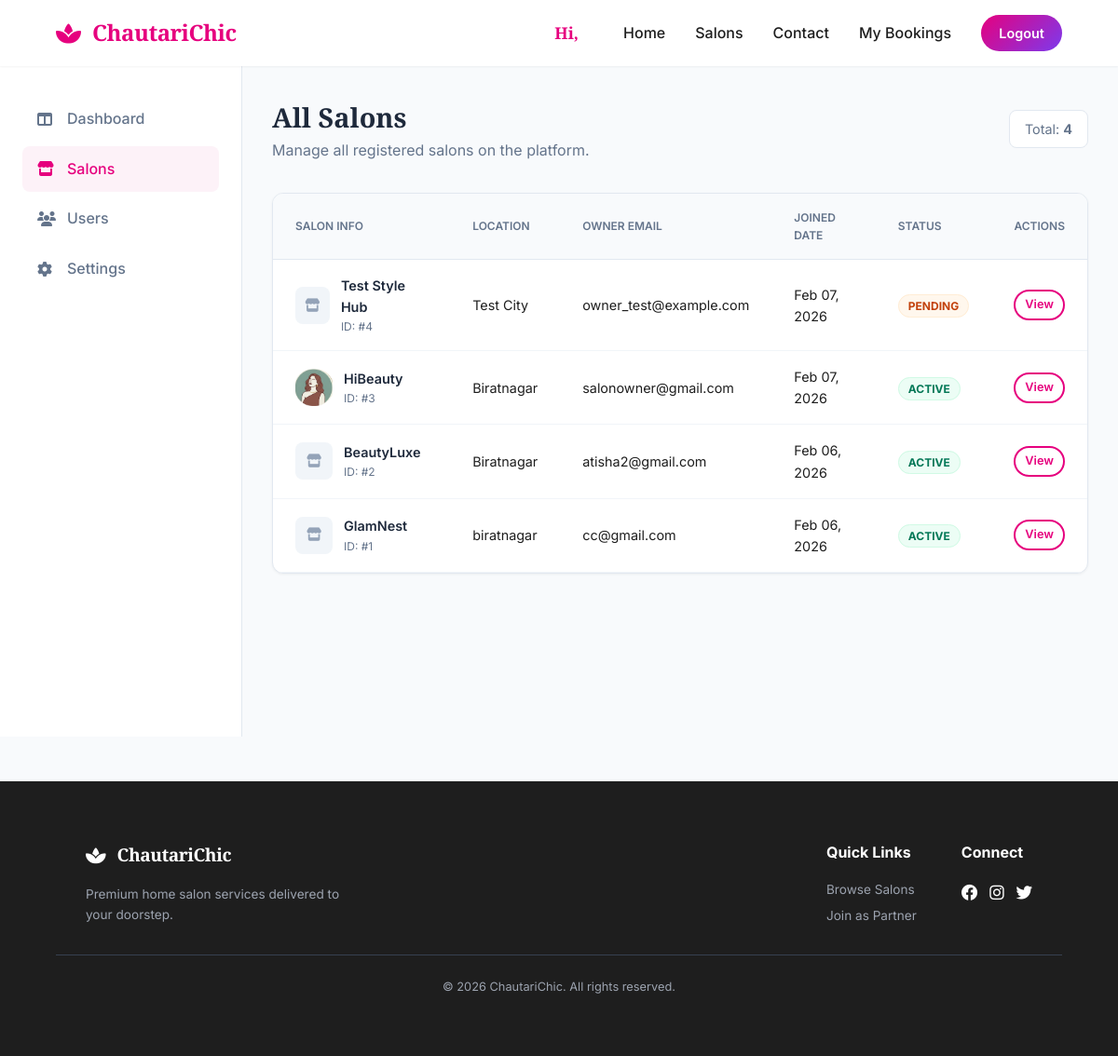
/salon/admin/salons/ (signed in), run on the app's committed database.
### salon/models.py (models this page shows, shortened)
class Salon(models.Model):
    owner = models.OneToOneField(
        settings.AUTH_USER_MODEL,
        on_delete=models.CASCADE,
        related_name='salon'
    )
    name = models.CharField(max_length=200)
    description = models.TextField()
    location = models.CharField(max_length=255)
    contact_number = models.CharField(max_length=20)
    opening_time = models.TimeField()
    closing_time = models.TimeField()
    logo = models.ImageField(upload_to='salon_logos/', null=True, blank=True)
    is_approved = models.BooleanField(default=False)
    is_active = models.BooleanField(default=True)
    created_at = models.DateTimeField(auto_now_add=True)

### accounts/models.py (models this page shows, shortened)
class User(AbstractUser):
    USER_TYPE_CHOICES = (
        ('super_admin', 'Super Admin'),
        ('salon_owner', 'Salon Owner'),
        ('customer', 'Customer'),
    )
    user_type = models.CharField(max_length=20, choices=USER_TYPE_CHOICES, default='customer')
    phone_number = models.CharField(max_length=15, unique=True, null=True, blank=True)

### salon/views.py (the view)
# urls.py: path('admin/salons/', views.AdminSalonListView.as_view(), name='admin_salon_list'),
class AdminSalonListView(LoginRequiredMixin, SuperAdminRequiredMixin, ListView):
    model = Salon
    template_name = 'salon/admin_salon_list.html'
    context_object_name = 'salons'
    queryset = Salon.objects.all().order_by('-created_at')

### salon/views.py (called while the page is built)
    def test_func(self):
        return self.request.user.is_authenticated and (self.request.user.user_type == 'super_admin' or self.request.user.is_superuser)

### salon/templates/salon/admin_salon_list.html (shortened to what this page needs)
{% extends 'salon/base.html' %}
{% block content %}
<div class="dashboard-container">
    <aside class="sidebar">
        <nav>
            <a href="{% url 'salon:superadmin_dashboard' %}" class="sidebar-link"><i class="fas fa-columns"
                    style="width: 20px;"></i> Dashboard</a>
            <a href="{% url 'salon:admin_salon_list' %}" class="sidebar-link active"><i class="fas fa-store"
                    style="width: 20px;"></i> Salons</a>
            <a href="{% url 'salon:admin_user_list' %}" class="sidebar-link"><i class="fas fa-users"
                    style="width: 20px;"></i> Users</a>
            <a href="#" class="sidebar-link"><i class="fas fa-cog" style="width: 20px;"></i> Settings</a>
        </nav>
    </aside>
    <main class="main-content">
        <div style="margin-bottom: 2rem; display: flex; justify-content: space-between; align-items: center;">
            <div>
                <h1 style="font-family: var(--font-heading); font-size: 1.8rem; color: var(--admin-text);">All Salons
                </h1>
                <p style="color: var(--admin-muted);">Manage all registered salons on the platform.</p>
            </div>
            <div
                style="background: white; padding: 8px 16px; border-radius: 8px; border: 1px solid #e2e8f0; color: var(--admin-muted); font-size: 0.9rem;">
                Total: <strong>{{ salons.count }}</strong>
            </div>
        </div>
        <div class="table-container">
            <div style="overflow-x: auto;">
                <table class="admin-table">
                    <thead>
                        <tr>
                            <th>Salon Info</th>
                            <th>Location</th>
                            <th>Owner Email</th>
                            <th>Joined Date</th>
                            <th>Status</th>
                            <th style="text-align: right;">Actions</th>
                        </tr>
                    </thead>
                    <tbody>
                        {% for salon in salons %}
                        <tr>
                            <td>
                                <div style="display: flex; align-items: center; gap: 12px;">
                                    {% if salon.logo %}
                                    <img src="{{ salon.logo.url }}"
                                        style="width: 40px; height: 40px; border-radius: 8px; object-fit: cover;">
                                    {% else %}
                                    <div
                                        style="width: 40px; height: 40px; border-radius: 8px; background: #f1f5f9; display: flex; align-items: center; justify-content: center; color: #94a3b8;">
                                        <i class="fas fa-store"></i>
                                    </div>
                                    {% endif %}
                                    <div>
                                        <div style="font-weight: 600; color: #1e293b;">{{ salon.name }}</div>
                                        <div style="font-size: 0.75rem; color: #64748b;">ID: #{{ salon.pk }}</div>
                                    </div>
                                </div>
                            </td>
                            <td>{{ salon.location }}</td>
                            <td>{{ salon.owner.email }}</td>
                            <td>{{ salon.created_at|date:"M d, Y" }}</td>
                            <td>
                                {% if not salon.is_approved %}
                                <span class="status-badge status-pending">Pending</span>
                                {% else %}
                                <span class="status-badge status-active">Active</span>
                                {% endif %}
                            </td>
                            <td style="text-align: right;">
                                <a href="#" class="btn btn-outline"
                                    style="padding: 4px 10px; font-size: 0.8rem; height: auto;">View</a>
                            </td>
                        </tr>
                        {% empty %}
                        <tr>
                            <td colspan="6" style="padding: 3rem; text-align: center; color: #94a3b8;">No salons found.
                            </td>
                        </tr>
                        {% endfor %}
                    </tbody>
                </table>
            </div>
        </div>
    </main>
</div>
{% endblock %}

### salon/templates/salon/base.html (style rules this page uses)
:root { --primary: #E6007E; --primary-gradient: linear-gradient(135deg, #E6007E 0%, #7C3AED 100%); --secondary: #7C3AED; --dark: #1E1E1E; --light: #FDF2F8; --white: #FFFFFF; --gray: #6B7280; --gray-light: #F3F4F6; --font-heading: 'Playfair Display', serif; --font-body: 'Inter', sans-serif; --transition: all 0.3s cubic-bezier(0.4, 0, 0.2, 1); --shadow-sm: 0 1px 2px 0 rgba(0, 0, 0, 0.05); --shadow-md: 0 4px 6px -1px rgba(0, 0, 0, 0.1); --shadow-lg: 0 10px 15px -3px rgba(0, 0, 0, 0.1); }
* { margin: 0; padding: 0; box-sizing: border-box; }
body { font-family: var(--font-body); background-color: var(--light); color: var(--dark); line-height: 1.6; }
.btn { padding: 0.75rem 1.5rem; border-radius: 9999px; font-weight: 600; cursor: pointer; transition: var(--transition); text-decoration: none; display: inline-flex; align-items: center; gap: 0.5rem; border: none; }
.btn-outline { border: 2px solid var(--primary); color: var(--primary); background: transparent; }

### salon/templates/salon/admin_salon_list.html (style rules this page uses)
:root { --admin-bg: #f8fafc; --admin-sidebar: #ffffff; --admin-text: #1e293b; --admin-muted: #64748b; --admin-primary: #E6007E; }
body { background: var(--admin-bg); }
.dashboard-container { display: flex; min-height: calc(100vh - 80px); }
.sidebar { width: 260px; background: var(--admin-sidebar); border-right: 1px solid #e2e8f0; padding: 2rem 1.5rem; display: flex; flex-direction: column; position: sticky; top: 80px; height: calc(100vh - 80px); flex-shrink: 0; }
.main-content { flex: 1; padding: 2rem; overflow-x: hidden; }
.sidebar-link { display: flex; align-items: center; gap: 12px; padding: 12px 16px; color: var(--admin-muted); text-decoration: none; border-radius: 8px; margin-bottom: 4px; font-weight: 500; transition: all 0.2s; }
.sidebar-link:hover, .sidebar-link.active { background: #fdf2f8; color: var(--admin-primary); }
.table-container { background: white; border-radius: 12px; border: 1px solid #e2e8f0; box-shadow: 0 1px 3px rgba(0, 0, 0, 0.05); overflow: hidden; }
.admin-table { width: 100%; border-collapse: collapse; }
.admin-table th { background: #f8fafc; padding: 1rem 1.5rem; text-align: left; font-size: 0.75rem; color: var(--admin-muted); text-transform: uppercase; font-weight: 600; border-bottom: 1px solid #e2e8f0; }
.admin-table td { padding: 1rem 1.5rem; border-bottom: 1px solid #f1f5f9; font-size: 0.9rem; }
.status-badge { padding: 4px 10px; border-radius: 99px; font-size: 0.75rem; font-weight: 700; text-transform: uppercase; }
.status-pending { background: #fff7ed; color: #c2410c; border: 1px solid #ffedd5; }
.status-active { background: #ecfdf5; color: #047857; border: 1px solid #d1fae5; }

### data on the page
Salon: name "Test Style Hub", pk "4", location "Test City", owner.email "owner_test@example.com", created_at "Feb 07, 2026", is_approved "PENDING"
Salon: logo (picture), name "HiBeauty", pk "3", location "Biratnagar", owner.email "salonowner@gmail.com", created_at "Feb 07, 2026", is_approved "ACTIVE"
Salon: name "BeautyLuxe", pk "2", location "Biratnagar", owner.email "atisha2@gmail.com", created_at "Feb 06, 2026", is_approved "ACTIVE"
Salon: name "GlamNest", pk "1", location "biratnagar", owner.email "cc@gmail.com", created_at "Feb 06, 2026", is_approved "ACTIVE"

### other printed values
{{ salons.count }} "4"
